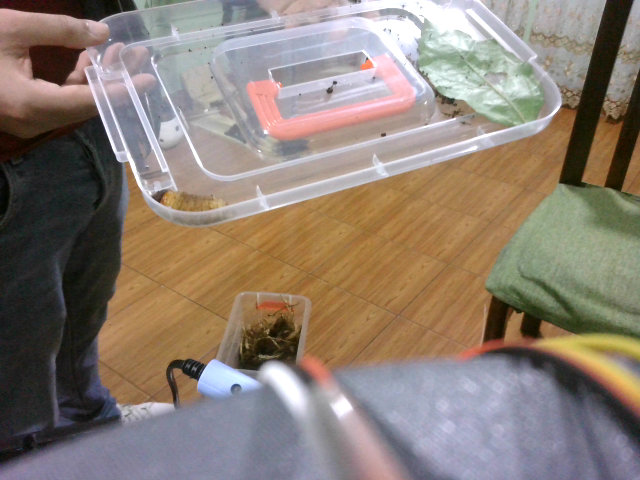
#> input picture Test/6_Detection/1.png, 640 x 480 px
$ python -i IA_mascaras_seg.py   (imports and definitions only)
#> lines starting #> are read from the running program, lines starting #| are printed output that depends on the picture; after the words box and inside, x2 and y2 are one past the last pixel; in counts of white or black regions, pixels touching at a corner belong together
#> further down, picture is the input picture: shape (480, 640, 3); mean B, G, R 115.8, 126.7, 140.1
import cv2
import numpy as np
import joblib
import time

# --- Configuración del modelo y parámetros ---
MODEL_PATH = "hog_svm_model.pkl"
WIN_SIZE = (64, 128)

# Rango HSV (ajústalo según tu entorno/objeto)
LOWER_HSV = np.array([20, 30, 40])
UPPER_HSV = np.array([90, 255, 255])

# Inicializar el descriptor HOG
hog = cv2.HOGDescriptor(_winSize=WIN_SIZE,
                        _blockSize=(16, 16),
                        _blockStride=(8, 8),
                        _cellSize=(8, 8),
                        _nbins=9)

# Cargar modelo HOG + SVM entrenado
# [1 line not run here, left out]

# Filtro HSV para eliminar fondo
def apply_hsv_mask(img):
    hsv = cv2.cvtColor(img, cv2.COLOR_BGR2HSV)
#> hsv: shape (480, 640, 3); mean H, S, V 63, 70.1, 147.1
    mask = cv2.inRange(hsv, LOWER_HSV, UPPER_HSV)
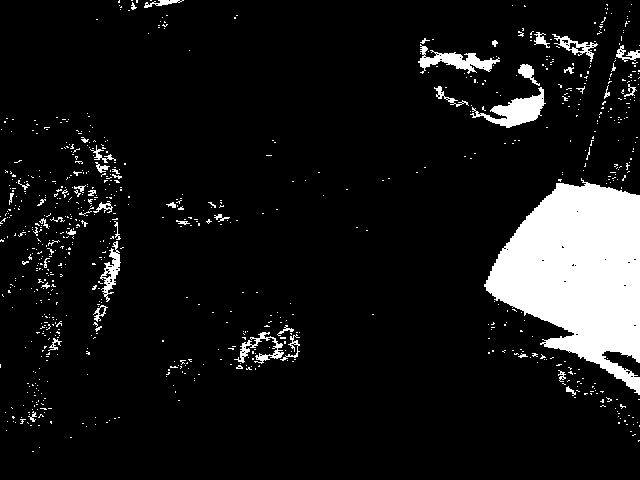
#> mask: shape (480, 640); 9.3% white; 814 white regions (767 under 20 px), largest, box (x1, y1, x2, y2) and area: (484, 178, 640, 395) 20399, (470, 87, 546, 128) 1223, (418, 44, 500, 74) 908
    result = cv2.bitwise_and(img, img, mask=mask)
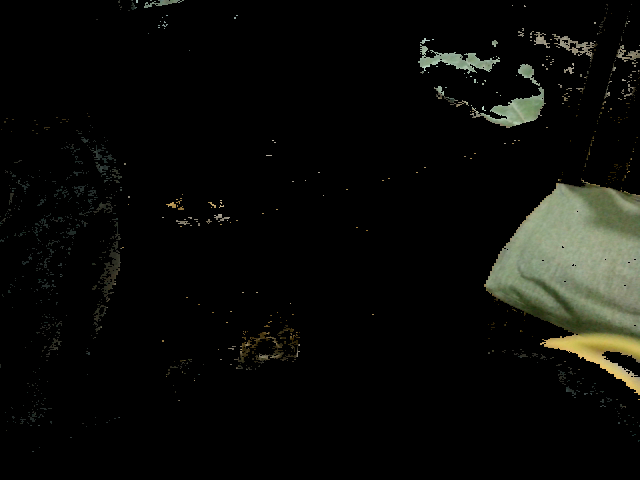
#> result: shape (480, 640, 3); mean B, G, R 9, 11.8, 11.2
    return result

# Detección del objeto con mejor score
def detect_best_object(image, stride=8, scale_factor=1.25, threshold=1.5):
    best_score = -np.inf
    best_box = None
    h, w = image.shape[:2]
    scale = 1.0

    while True:
        resized = cv2.resize(image, (int(w / scale), int(h / scale)))
        if resized.shape[0] < WIN_SIZE[1] or resized.shape[1] < WIN_SIZE[0]:
            break

        for y in range(0, resized.shape[0] - WIN_SIZE[1], stride):
            for x in range(0, resized.shape[1] - WIN_SIZE[0], stride):
                patch = resized[y:y + WIN_SIZE[1], x:x + WIN_SIZE[0]]
                gray = cv2.cvtColor(patch, cv2.COLOR_BGR2GRAY)
                features = hog.compute(gray).reshape(1, -1)
                score = model.decision_function(features)[0]
                if score > threshold and score > best_score:
                    rx = int(x * scale)
                    ry = int(y * scale)
                    rw = int(WIN_SIZE[0] * scale)
                    rh = int(WIN_SIZE[1] * scale)
                    best_box = (rx, ry, rw, rh)
                    best_score = score
        scale *= scale_factor

    return best_box, best_score

# Captura de cámara
# [38 lines not run here, left out]

>>> import cv2
>>> picture = cv2.imread('../../Test/6_Detection/1.png')
>>> result = apply_hsv_mask(picture)
